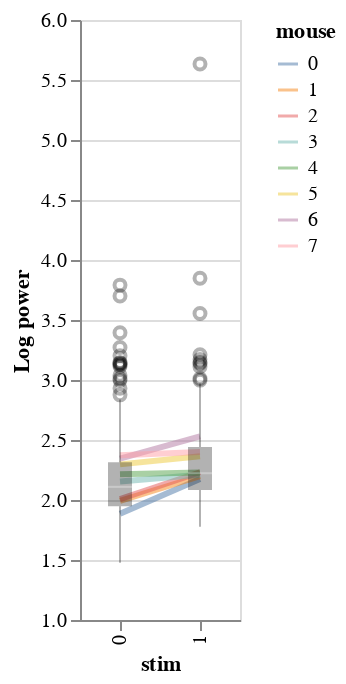

This figure's notebook cell:
### Code cell
reload(visualization)
visualization.plot_data(df=df,x='stim',y='Log power',color='mouse').properties(width=80)

### Figure 1 — Vega-Lite specification as saved in the notebook (floating-point values rounded to 4 significant figures; data arrays with more than 128 entries replaced by an {"elided": "..."} marker saying what was removed)
{"config": {"view": {"continuousWidth": 400, "continuousHeight": 300}}, "layer": [{"mark": {"type": "line", "fill": null, "opacity": 0.5, "size": 3}, "encoding": {"color": {"type": "nominal", "field": "mouse"}, "x": {"type": "ordinal", "field": "stim"}, "y": {"type": "quantitative", "aggregate": "mean", "field": "Log power", "scale": {"zero": false}}}}, {"mark": {"type": "boxplot", "color": "black", "opacity": 0.3, "size": 12}, "encoding": {"x": {"type": "ordinal", "field": "stim"}, "y": {"type": "quantitative", "field": "Log power", "scale": {"zero": false}}}}], "data": {"name": "data-c8051d5c6f8691dff5a50de2e2a6c5ad"}, "width": 80, "$schema": "https://vega.github.io/schema/vega-lite/v4.8.1.json", "datasets": {"data-c8051d5c6f8691dff5a50de2e2a6c5ad": {"elided": "640 records"}}}
